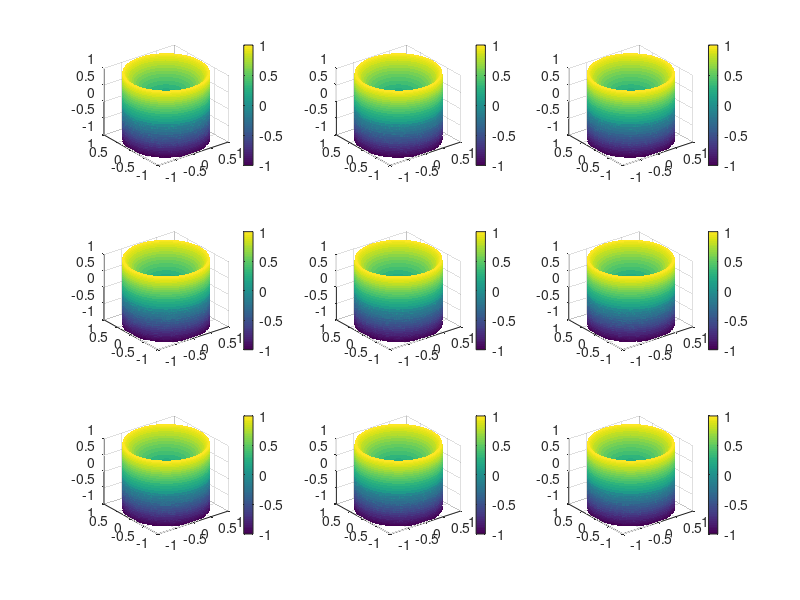
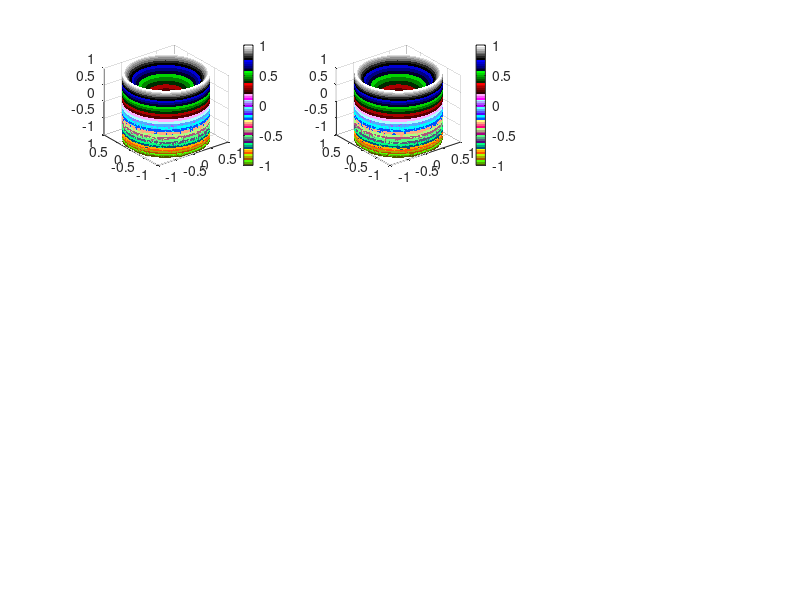

Reproduce these figures in MATLAB, in order.
[u, v] = meshgrid(0:0.025*pi:2*pi);
X=erf(u) .* sin(v);
Y=erf(u) .* cos(v);
Z=sin(u) .* ones(size(v));
r = 3;
c = 3;
col = {"bone", "colorcube", "col", "copper", "flag", "gray", "hot", "jet", "hsv"};

figure;
for n = 1 : r*c
  subplot(r, c, n);
  surf(X, Y, Z)
  shading flat
  colorbar
endfor
figure;
  subplot(r, c, 1);
  surf(X, Y, Z)
  shading flat
  colormap ("bone")
  colorbar
  subplot(r, c, 2);
  surf(X, Y, Z)
  shading flat
  colormap ("colorcube")
  colorbar
